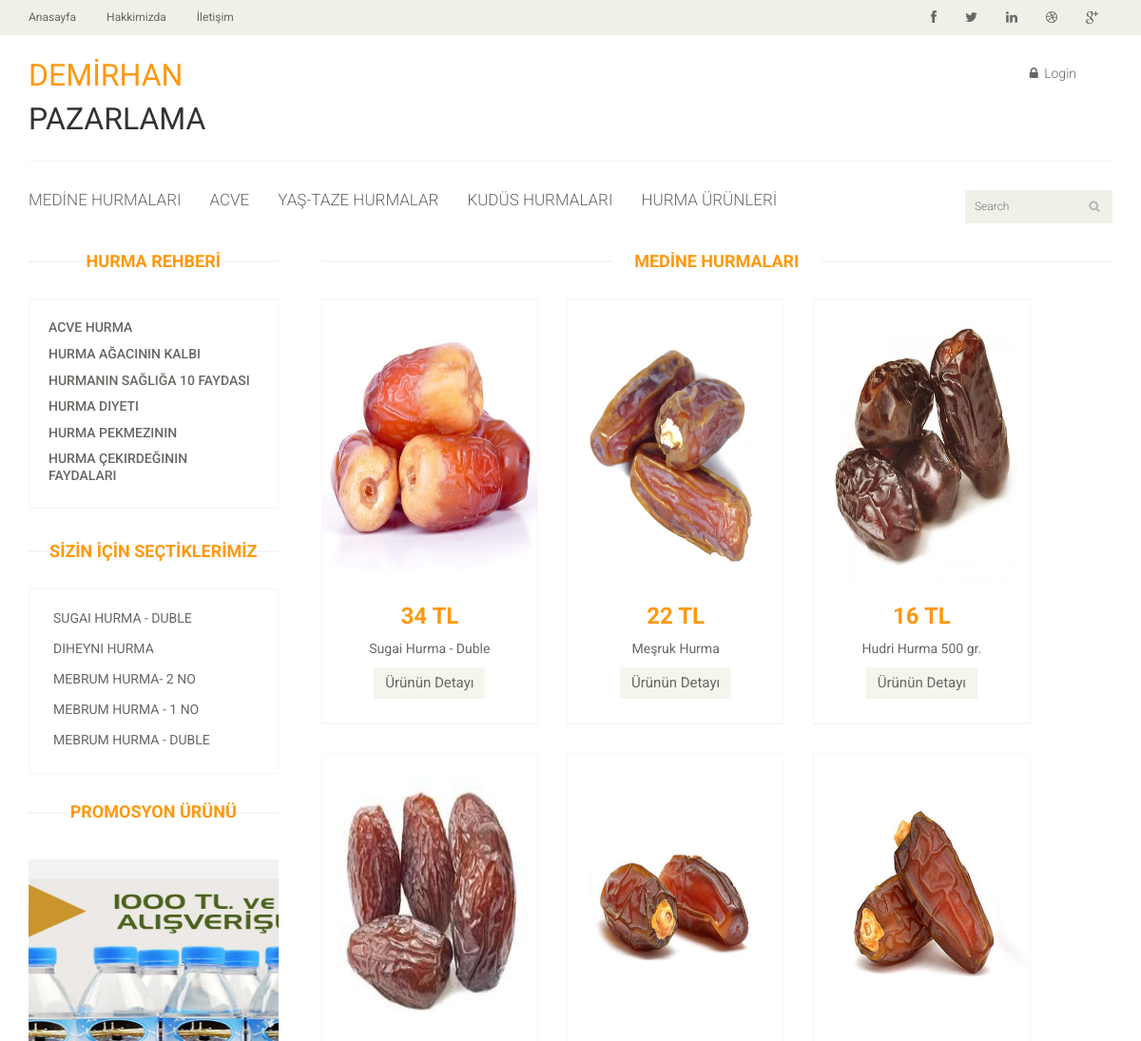
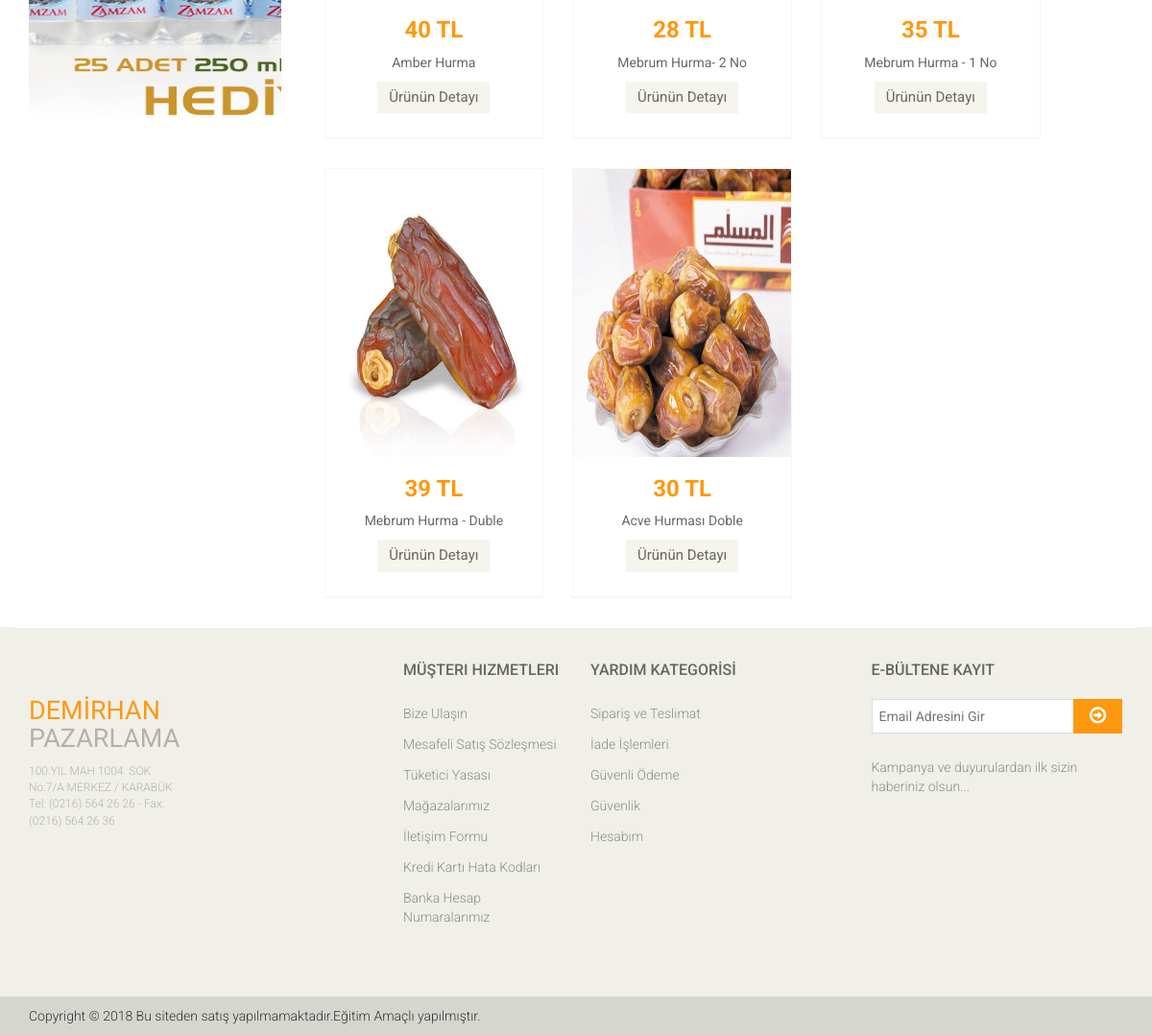
Page /home/kategori/4 on the committed database (2 pictures, top to bottom).
### tables this page shows
CREATE TABLE `kategoriler` (
  `Id` int(11) NOT NULL AUTO_INCREMENT,
  `parent_id` int(11) DEFAULT NULL,
  `adi` varchar(100) DEFAULT NULL,
  `description` varchar(150) DEFAULT NULL,
  `keywords` varchar(150) DEFAULT NULL,
  `resim` varchar(50) DEFAULT NULL,
  `durum` varchar(50) DEFAULT NULL,
  `tarih` timestamp NULL DEFAULT NULL,
  PRIMARY KEY (`Id`)
);

CREATE TABLE `urunler` (
  `Id` int(11) NOT NULL AUTO_INCREMENT,
  `adi` varchar(150) DEFAULT NULL,
  `kodu` varchar(50) DEFAULT NULL,
  `turu` int(11) DEFAULT NULL,
  `kategori` int(11) DEFAULT NULL,
  `afiyat` float DEFAULT NULL,
  `sfiyat` float DEFAULT NULL,
  `stok` int(11) DEFAULT NULL,
  `description` varchar(255) DEFAULT NULL,
  `keywords` varchar(255) DEFAULT NULL,
  `aciklama` text,
  `durum` varchar(5) DEFAULT NULL,
  `tarih` timestamp NULL DEFAULT NULL,
  `resim` varchar(50) DEFAULT NULL,
  `grubu` varchar(10) DEFAULT 'YENİ',
  PRIMARY KEY (`Id`)
);

### application/controllers/Home.php (called while the page is built, shortened)
<?php
class Home extends CI_Controller {
	 public function __construct()
        {
				$this->load->model('Database_Model');
		}
	public function kategori($id)
	{
		$query=$this->db->query("SELECT * FROM kategoriler limit 5");
		$data["kategoriler"]=$query->result();
		$query=$this->db->query("SELECT urunler.*, kategoriler.adi as kadi
			FROM urunler
			INNER JOIN kategoriler ON kategoriler.Id=urunler.kategori
			WHERE urunler.kategori=$id
		");
		$data["kicerik"]=$query->result();
		$query=$this->db->query("SELECT * FROM urunler WHERE grubu='rehber' ");
		$data["altkategoriler"]=$query->result();
		$query=$this->db->query("SELECT * FROM ayarlar");
		$data["veri"]=$query->result();
		$query=$this->db->query("SELECT * FROM urunler WHERE grubu='vitrin' limit 8 ");
		$data["altkategoriler2"]=$query->result();
	$data["sayfa"]="Hurmalar";
		$this->load->view('medine_hurmalari',$data);
	}
}

### index.php (called while the page is built, shortened)
<?php
require_once BASEPATH.'core/CodeIgniter.php';

### application/views/medine_hurmalari.php (the view, shortened to what this page needs)
<?php
$this->load->view('_header');
		$this->load->view('_sidebar'); ?>
<div class="col-sm-9 padding-right">
					<div class="features_items">
						<h2 class="title text-center"><?=$kicerik[0]->kadi?></h2>
						<?php foreach($kicerik as $rs){?>
						<div class="col-sm-4">
							<div class="product-image-wrapper">
								<div class="single-products">
										<div class="productinfo text-center" >
											<img src="<?=base_url()?>uploads/<?=$rs->resim?>" alt="" height="300" />
											<h2><?=$rs->sfiyat?> TL</h2>
											<p><?=$rs->adi?></p>
											<a href="<?=base_url()?>home/urundetay/<?=$rs->Id?>" class="btn btn-default add-to-cart">Ürünün Detayı</a>
										</div>
								</div>
								<div class="choose">
								</div>
							</div>
						</div>
						<?php } ?>
					</div>
				</div>
			</div>
		</div>
	</section>

### application/views/_header.php (shortened to what this page needs)
<!DOCTYPE html>
<html lang="en">
<head>
    <link href="<?=base_url()?>assets/css/bootstrap.min.css" rel="stylesheet">
    <link href="<?=base_url()?>assets/css/font-awesome.min.css" rel="stylesheet">
    <link href="<?=base_url()?>assets/css/prettyPhoto.css" rel="stylesheet">
    <link href="<?=base_url()?>assets/css/price-range.css" rel="stylesheet">
    <link href="<?=base_url()?>assets/css/animate.css" rel="stylesheet">
	<link href="<?=base_url()?>assets/css/main.css" rel="stylesheet">
	<link href="<?=base_url()?>assets/css/responsive.css" rel="stylesheet">
</head>
<body>
	<header id="header">
		<div class="header_top">
			<div class="container">
				<div class="row">
					<div class="col-sm-6">
						<div class="contactinfo">
							<ul class="nav nav-pills">
								<li><a href="<?=base_url()?>home"> Anasayfa</a></li>
								<li><a href="<?=base_url()?>home/hakkimizda">Hakkimizda</a></li>
								<li><a href="<?=base_url()?>home/iletisim">İletişim</a></li>
							</ul>
						</div>
					</div>
					<div class="col-sm-6">
						<div class="social-icons pull-right">
							<ul class="nav navbar-nav">
								<li><a href="https://www.facebook.com/<?=$veri[0]->facebook?>"><i class="fa fa-facebook"></i></a></li>
								<li><a href="https://twitter.com/<?=$veri[0]->twitter?>"><i class="fa fa-twitter"></i></a></li>
								<li><a href="#"><i class="fa fa-linkedin"></i></a></li>
								<li><a href="#"><i class="fa fa-dribbble"></i></a></li>
								<li><a href="#"><i class="fa fa-google-plus"></i></a></li>
							</ul>
						</div>
					</div>
				</div>
			</div>
		</div>
		<div class="header-middle">
			<div class="container">
				<div class="row">
					<div class="col-sm-4">
						<div class="logo pull-left">
						<SPAN style="color: #FE980F; font-size:xx-large"> DEMİRHAN</SPAN><BR><SPAN style=" font-size:xx-large"> PAZARLAMA</SPAN>
						</div>
					</div>
					<?php
					if($this->session->userdata("uye_session"))
					{?>
					<div class="col-sm-8">
						<div class="shop-menu pull-right">
							<ul class="nav navbar-nav">
								<li><a href="<?=base_url()?>home/siparislerim"><i class="fa fa-star"></i> Siparişlerim</a></li>
								<li><a href="<?=base_url()?>home/sepetim"><i class="fa fa-shopping-cart"></i> Sepetim</a></li>
								<li><a href="<?=base_url()?>home/yorumlarim"><i class="fa fa-star"></i> Yorumlarım</a></li>
								<li>
								<div class="btn-group pull-right">
							<div class="btn-group">
								<button type="button" class="btn btn-default dropdown-toggle usa" data-toggle="dropdown">
									Kullanıcı: <?=$this->session->uye_session["adsoy"]?>
									<span class="caret"></span>
								</button>
								<ul class="dropdown-menu">
									<li><a href="<?=base_url()?>home/uyepanel">Hesap Bilgileri</a></li>
									<li><a href="<?=base_url()?>home/sifre_degistir">Şifre Değistir.</a></li><br>
									<li><a href="<?=base_url()?>home/login2_cik">Çıkış</a></li>
								</ul>
							</div>
						</div>
								</li>
							</ul>
						</div>
					</div>
					<?php } else {?>
					<div class="col-sm-8">
						<div class="shop-menu pull-right">
							<ul class="nav navbar-nav">
								<li><a href="<?=base_url()?>home/login2_ol"><i class="fa fa-lock"></i> Login</a></li>
							</ul>
						</div>
					</div>
					<?php }?>
				</div>
			</div>
		</div>
		<div class="header-bottom">
			<div class="container">
				<div class="row">
					<div class="col-sm-9">
						<div class="mainmenu pull-left">
							<ul class="nav navbar-nav collapse navbar-collapse">
								<?php foreach($kategoriler as $rs) {?>
              <li><a href="<?=base_url()?>home/kategori/<?=$rs->Id?>"><?=$rs->adi?></a></li>
			<?php } ?>
						</div>
					</div>
					<div class="col-sm-3">
						<div class="search_box pull-right">
							<input type="text" placeholder="Search"/>
						</div>
					</div>
				</div>
			</div>
		</div>
	</header>

### application/views/_sidebar.php
<section>
		<div class="container">
			<div class="row">
				<div class="col-sm-3">
					<div class="left-sidebar">
						<h2>HURMA REHBERİ</h2>
						<div class="panel-group category-products" id="accordian">
							<div class="panel panel-default">
							<?php foreach($altkategoriler as $rs) {?>
								<div class="panel-heading">
									<h4 class="panel-title">
										<a data-toggle="collapse" data-parent="#accordian" href="#sportswear">
											<a href="<?=base_url()?>home/kategoriSayfa/<?=$rs->Id?>">
											<?=$rs->adi?>
											</a>
										</a>
									</h4>
								</div>
							<?php } ?>
							</div>
						</div>
						<div class="brands_products">
							<h2>SİZİN İÇİN SEÇTİKLERİMİZ</h2>
							<div class="brands-name">
								<ul class="nav nav-pills nav-stacked">
									<?php foreach($altkategoriler2 as $rs) {?>
									<li><a href="#"> <span class="pull-right"></span><?=$rs->adi?></a></li>
									<?php } ?>
								</ul>
							</div>
						</div>
						<div class="price-range">
							<h2>Promosyon Ürünü</h2>
						</div>
						<div class="shipping text-center">
							<img src="<?=base_url()?>uploads/promosyon_25_zemzem-500x450.jpg" alt="" width="450" height="300"  />
						</div>
					</div>
				</div>

### rows in the picture
kategoriler: adi "MEDİNE HURMALARI"
kategoriler: adi "ACVE"
kategoriler: adi "YAŞ-TAZE HURMALAR"
kategoriler: adi "KUDÜS HURMALARI"
kategoriler: adi "HURMA ÜRÜNLERİ"
urunler: adi "ACVE HURMA"
urunler: adi "HURMA AĞACININ KALBI"
urunler: adi "HURMANIN SAĞLIĞA 10 FAYDASI"
urunler: adi "HURMA DIYETI"
urunler: adi "HURMA PEKMEZININ"
urunler: adi "HURMA ÇEKIRDEĞININ FAYDALARI"
urunler: adi "SUGAI HURMA - DUBLE", resim (picture), sfiyat "34", adi "Sugai Hurma - Duble"
urunler: adi "DIHEYNI HURMA"
urunler: adi "MEBRUM HURMA- 2 NO", resim (picture), sfiyat "28", adi "Mebrum Hurma- 2 No"
urunler: adi "MEBRUM HURMA - 1 NO", resim (picture), sfiyat "35", adi "Mebrum Hurma - 1 No"
urunler: adi "MEBRUM HURMA - DUBLE", resim (picture), sfiyat "39", adi "Mebrum Hurma - Duble"
urunler: resim (picture), sfiyat "22", adi "Meşruk Hurma"
urunler: resim (picture), sfiyat "16", adi "Hudri Hurma 500 gr."
urunler: resim (picture), sfiyat "40", adi "Amber Hurma"
urunler: resim (picture), sfiyat "30", adi "Acve Hurması Doble"
